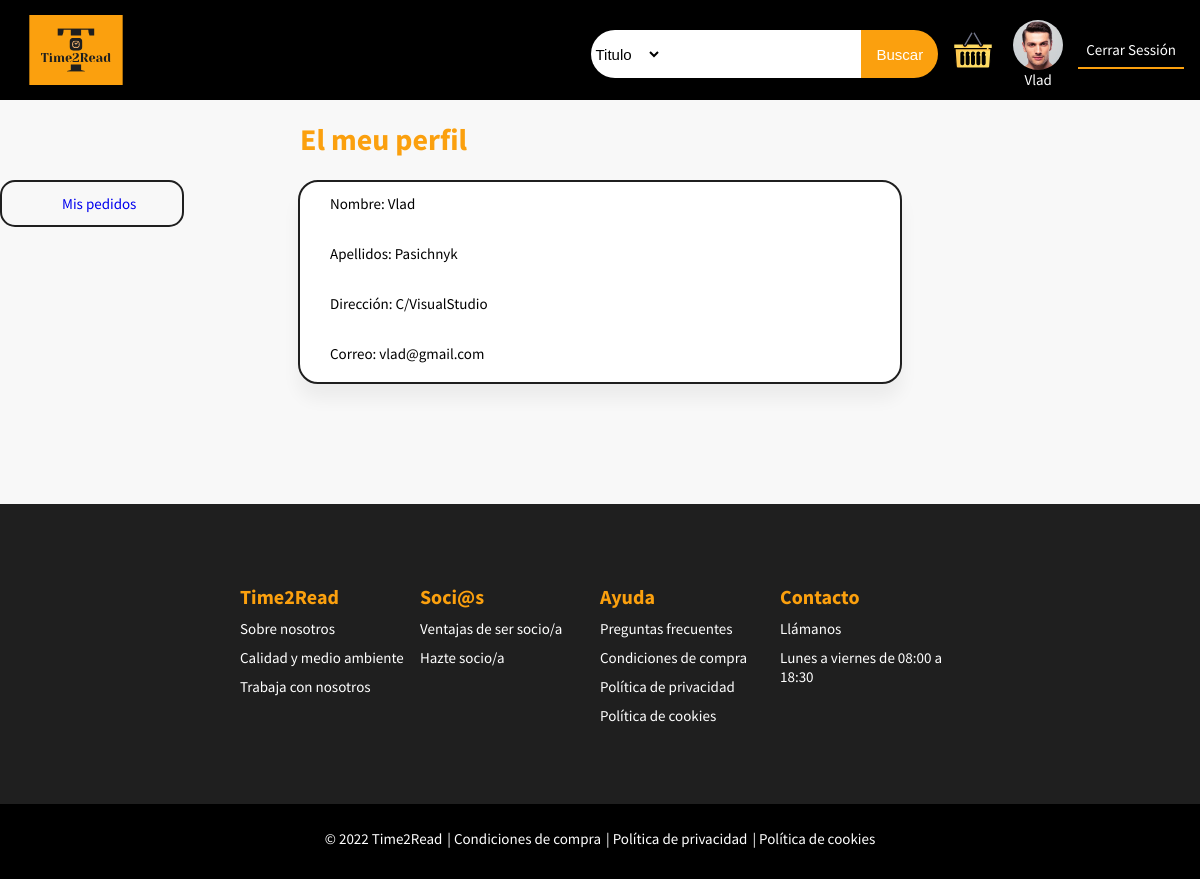
The page /index.php?controller=Perfil&action=mostrarPerfil (signed in) on the database its author committed.
### tables this page shows
CREATE TABLE `usuario` (
  `id_usuario` int(20) NOT NULL,
  `nombre` varchar(100) NOT NULL,
  `apellidos` varchar(100) NOT NULL,
  `direccion` varchar(70) NOT NULL,
  `email` varchar(50) NOT NULL,
  `clave` varchar(200) NOT NULL,
  `foto` varchar(60) NOT NULL,
  `estado` tinyint(1) NOT NULL
);

### controllers/PerfilController.php (called while the page is built)
<?php
require "models/usuario.php";
class PerfilController{
    public function mostrarPerfil()
    {
        $usuario = new Usuario();
        $datosUser = $usuario->getProfile($_SESSION['email']);
        require_once "views/perfilUsuario/userProfile.php";
    }
}

### models/database.php (called while the page is built, shortened)
<?php
class Database{
    public function __construct(){
        $servername = "localhost";
        $dbname= "biblioteca";
        $username = "root";
        $password = "";
        try{
		$this->db = new PDO("mysql:host=$servername;dbname=$dbname",$username, $password);
        }
        catch(PDOException $error)
        {
            echo "Connection failed: ". $error->getMessage();
        }
    }
}

### models/usuario.php (called while the page is built, shortened)
<?php
require_once("database.php");
class Usuario extends Database
{
    public function getProfile($email){
        $consulta = $this->db->prepare("SELECT * FROM usuario WHERE email LIKE '$email'");
        $consulta->execute();
        $datosUser = $consulta->fetchAll();
        return $datosUser;
    }
}

### views/perfilUsuario/userProfile.php (the view)
<?php
    echo "<h2 class='my-profile-title'>El meu perfil</h2>";
    echo "<div class='pedidos-usuario-profile'>
        <a href='#'>Mis pedidos</a>
    </div>";
    echo "<div class='div1'>
            <div><p>Nombre: ".$datosUser[0]['nombre']."</p></div>
            <br>
            <div><p>Apellidos: ".$datosUser[0]['apellidos']."</p></div>
            <br>
            <div><p>Dirección: ".$datosUser[0]['direccion']."</p></div>
            <br>
            <div><p>Correo: ".$datosUser[0]['email']."</p></div>
            <br>
    </div>";
?>

### style.css (style rules this page uses)
* { margin: 0; padding: 0; scroll-behavior: smooth; }
body { height: 100%; font-family: 'Source Sans Pro', sans-serif; background-color: #f8f8f8; }
a { text-decoration: none; }
footer { height: 300px; color: white; background-color: #1F1F1F; width: 100%; bottom: 0; position: relative; display: flex; align-items: center; justify-content: center; }
.div-footer-1 { background-color: #1F1F1F; display: flex; }
.title-footer-1 { color: #FBA00E; font-size: 20px; font-weight: bold; }
.subdiv-footer-1 { display: block; width: 300px; }
.div-a-footer { text-decoration: none; color: white; display: block; padding-top: 10px; }
.my-profile-title { padding-top: 20px; padding-bottom: 10px; margin: auto; width: 50%; height: 50px; font-size: 30px; color: #FBA00E; }
.div1 { background-color: white; border: 2px solid #1F1F1F; box-shadow: 0px 15px 16.83px 0.17px rgba(0, 0, 0, 0.05); border-radius: 20px; width: 50%; margin: auto; margin-bottom: 10%; }
.div1 > div { padding-left: 5%; padding-top: 2%; }
.pedidos-usuario-profile { float: left; width: 10%; padding-left: 5%; padding-top: 1%; padding-bottom: 1%; text-decoration: none; color: black; border: 2px solid #1F1F1F; border-radius: 15px; }
@media screen and (min-width: 768px) and (max-width: 1300px) { * { font-size: 15px; } }
@media screen and (min-width: 768px) and (max-width: 1300px) { .subdiv-footer-1 { width: 180px; } }

### rows shown on the page
usuario: nombre "Vlad", apellidos "Pasichnyk", direccion "C/VisualStudio", email "vlad@gmail.com"

### other values the page prints
$_SESSION['nombre'] "Vlad"
